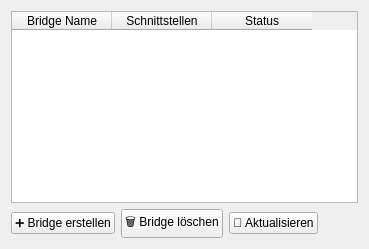
          <widget class="QWidget" name="bridgeTab">
           <attribute name="title">
            <string>Bridge Konfiguration</string>
           </attribute>
           <layout class="QVBoxLayout" name="verticalLayout_bridge">
            <item>
             <widget class="QTableWidget" name="bridgeTable">
              <property name="columnCount">
               <number>3</number>
              </property>
              <property name="alternatingRowColors">
               <bool>true</bool>
              </property>
              <property name="selectionBehavior">
               <enum>QAbstractItemView::SelectRows</enum>
              </property>
              <column>
               <property name="text">
                <string>Bridge Name</string>
               </property>
              </column>
              <column>
               <property name="text">
                <string>Schnittstellen</string>
               </property>
              </column>
              <column>
               <property name="text">
                <string>Status</string>
               </property>
              </column>
             </widget>
            </item>
            <item>
             <layout class="QHBoxLayout" name="horizontalLayout_bridge">
              <item>
               <widget class="QPushButton" name="createBridgeButton">
                <property name="text">
                 <string>➕ Bridge erstellen</string>
                </property>
               </widget>
              </item>
              <item>
               <widget class="QPushButton" name="deleteBridgeButton">
                <property name="text">
                 <string>🗑️ Bridge löschen</string>
                </property>
               </widget>
              </item>
              <item>
               <widget class="QPushButton" name="refreshBridgeButton">
                <property name="text">
                 <string>🔄 Aktualisieren</string>
                </property>
               </widget>
              </item>
              <item>
               <spacer name="horizontalSpacer_bridge">
                <property name="orientation">
                 <enum>Qt::Orientation::Horizontal</enum>
                </property>
                <property name="sizeHint" stdset="0">
                 <size>
                  <width>40</width>
                  <height>20</height>
                 </size>
                </property>
               </spacer>
              </item>
             </layout>
            </item>
           </layout>
          </widget>
